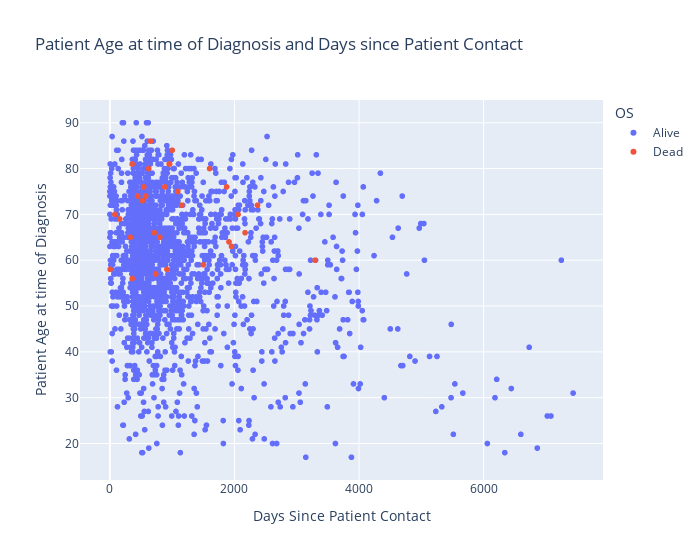

The code cell stored with this chart in its notebook:
### Markdown cell above
### Visualization 1 embedded below, followed by description
<img src="https://github.com/tutkuna/cancer-survival-ML/blob/master/Screenshot_1.png?raw=true" alt="vis-false-headlines" width=500>

Description: This visualization relates the average age of diagnosis with the gender and overall survival rate. In this visualization we can see that patients that did not survive had a higher average age at time of diagnosis, which could mean that age at time of diagnosis could be an important factor in the patient's overall survival. The average age at time of diagnosis is higher for females overall and that may be significant as well (females may be less susceptible to cancer at younger ages).

### Code cell
d= df[['age_at_initial_pathologic_diagnosis', 'last_contact_days_to', 'OS']].copy()
fig = px.scatter(d, y="age_at_initial_pathologic_diagnosis", x="last_contact_days_to", color = "OS",
    title='Patient Age at time of Diagnosis and Days since Patient Contact', width= 700,
    labels = {"age_at_initial_pathologic_diagnosis": "Patient Age at time of Diagnosis", "last_contact_days_to" : "Days Since Patient Contact" })
fig.show()

### Figure 1 — Plotly figure (JSON) as saved in the notebook; plotly's stock layout.template omitted (floating-point values rounded to 4 significant figures; data arrays with more than 128 entries replaced by an {"elided": "..."} marker saying what was removed)
{"data": [{"hovertemplate": "OS=Alive<br>Days Since Patient Contact=%{x}<br>Patient Age at time of Diagnosis=%{y}<extra></extra>", "legendgroup": "Alive", "marker": {"color": "#636efa", "symbol": "circle"}, "mode": "markers", "name": "Alive", "showlegend": true, "type": "scattergl", "x": {"elided": "1796 int values"}, "xaxis": "x", "y": {"elided": "1796 int values"}, "yaxis": "y"}, {"hovertemplate": "OS=Dead<br>Days Since Patient Contact=%{x}<br>Patient Age at time of Diagnosis=%{y}<extra></extra>", "legendgroup": "Dead", "marker": {"color": "#EF553B", "symbol": "circle"}, "mode": "markers", "name": "Dead", "showlegend": true, "type": "scattergl", "x": [522, 3295, 157, 1499, 1091, 2370, 653, 1600, 711, 329, 1953, 802, 623, 734, 445, 2170, 357, 573, 916, 1912, 80, 1874, 958, 881, 1000, 951, 2057, 544, 4, 358, 574, 1153], "xaxis": "x", "y": [73, 60, 69, 59, 75, 72, 86, 80, 66, 65, 63, 65, 80, 57, 74, 66, 81, 74, 58, 64, 70, 76, 81, 76, 84, 81, 70, 76, 58, 56, 74, 72], "yaxis": "y"}], "layout": {"legend": {"title": {"text": "OS"}, "tracegroupgap": 0}, "title": {"text": "Patient Age at time of Diagnosis and Days since Patient Contact"}, "width": 700, "xaxis": {"anchor": "y", "domain": [0, 1], "title": {"text": "Days Since Patient Contact"}}, "yaxis": {"anchor": "x", "domain": [0, 1], "title": {"text": "Patient Age at time of Diagnosis"}}}}
